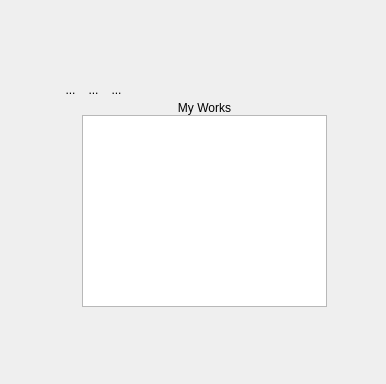
<?xml version="1.0" encoding="UTF-8"?>
<ui version="4.0">
 <class>MainWindow</class>
 <widget class="QMainWindow" name="MainWindow">
  <property name="geometry">
   <rect>
    <x>0</x>
    <y>0</y>
    <width>386</width>
    <height>384</height>
   </rect>
  </property>
  <property name="windowTitle">
   <string>MainWindow</string>
  </property>
  <property name="autoFillBackground">
   <bool>false</bool>
  </property>
  <property name="styleSheet">
   <string notr="true">QWidget#wgt_base
{
border-image: url(:/images/images/Note.png) 0 0 0 0 stretch stretch;
}

QWidget
{
background-color: &quot;transparent&quot;;

}

QToolButton
{
        background-color: transparent;
        border:2px solid transparent;
        border-radius: 5px;
}

QToolButton::hover
{
background-color:transparent;
border:1px solid rgb(204, 0, 0);
border-radius: 5px;
}
QToolButton::pressed
{
background-color: rgb(243, 246, 97,127);
border:1px solid rgb(164, 0, 0);
border-radius: 5px;
}

</string>
  </property>
  <widget class="QWidget" name="centralwidget">
   <property name="autoFillBackground">
    <bool>false</bool>
   </property>
   <layout class="QGridLayout" name="gridLayout">
    <property name="leftMargin">
     <number>0</number>
    </property>
    <property name="topMargin">
     <number>0</number>
    </property>
    <property name="rightMargin">
     <number>0</number>
    </property>
    <property name="bottomMargin">
     <number>0</number>
    </property>
    <property name="spacing">
     <number>0</number>
    </property>
    <item row="0" column="0">
     <widget class="QWidget" name="wgt_base" native="true">
      <property name="autoFillBackground">
       <bool>false</bool>
      </property>
      <property name="styleSheet">
       <string notr="true"/>
      </property>
      <layout class="QGridLayout" name="gridLayout_2">
       <property name="leftMargin">
        <number>0</number>
       </property>
       <property name="topMargin">
        <number>0</number>
       </property>
       <property name="rightMargin">
        <number>0</number>
       </property>
       <property name="bottomMargin">
        <number>0</number>
       </property>
       <property name="spacing">
        <number>0</number>
       </property>
       <item row="1" column="4">
        <widget class="QToolButton" name="toolButton">
         <property name="text">
          <string>...</string>
         </property>
        </widget>
       </item>
       <item row="1" column="11">
        <spacer name="horizontalSpacer_4">
         <property name="orientation">
          <enum>Qt::Horizontal</enum>
         </property>
         <property name="sizeHint" stdset="0">
          <size>
           <width>40</width>
           <height>20</height>
          </size>
         </property>
        </spacer>
       </item>
       <item row="4" column="1" colspan="8">
        <spacer name="verticalSpacer">
         <property name="orientation">
          <enum>Qt::Vertical</enum>
         </property>
         <property name="sizeHint" stdset="0">
          <size>
           <width>20</width>
           <height>40</height>
          </size>
         </property>
        </spacer>
       </item>
       <item row="1" column="6">
        <spacer name="horizontalSpacer_5">
         <property name="orientation">
          <enum>Qt::Horizontal</enum>
         </property>
         <property name="sizeHint" stdset="0">
          <size>
           <width>40</width>
           <height>20</height>
          </size>
         </property>
        </spacer>
       </item>
       <item row="2" column="11" rowspan="2">
        <spacer name="horizontalSpacer">
         <property name="orientation">
          <enum>Qt::Horizontal</enum>
         </property>
         <property name="sizeHint" stdset="0">
          <size>
           <width>40</width>
           <height>20</height>
          </size>
         </property>
        </spacer>
       </item>
       <item row="2" column="4" colspan="6">
        <widget class="QLabel" name="label">
         <property name="styleSheet">
          <string notr="true">border:none;</string>
         </property>
         <property name="text">
          <string>My Works</string>
         </property>
         <property name="alignment">
          <set>Qt::AlignCenter</set>
         </property>
        </widget>
       </item>
       <item row="3" column="4" colspan="6">
        <widget class="QTextEdit" name="textEdit"/>
       </item>
       <item row="1" column="2">
        <spacer name="horizontalSpacer_6">
         <property name="orientation">
          <enum>Qt::Horizontal</enum>
         </property>
         <property name="sizeHint" stdset="0">
          <size>
           <width>40</width>
           <height>20</height>
          </size>
         </property>
        </spacer>
       </item>
       <item row="1" column="10">
        <spacer name="horizontalSpacer_7">
         <property name="orientation">
          <enum>Qt::Horizontal</enum>
         </property>
         <property name="sizeHint" stdset="0">
          <size>
           <width>40</width>
           <height>20</height>
          </size>
         </property>
        </spacer>
       </item>
       <item row="0" column="4" colspan="5">
        <spacer name="verticalSpacer_2">
         <property name="orientation">
          <enum>Qt::Vertical</enum>
         </property>
         <property name="sizeHint" stdset="0">
          <size>
           <width>20</width>
           <height>40</height>
          </size>
         </property>
        </spacer>
       </item>
       <item row="1" column="9">
        <widget class="QToolButton" name="pb_close">
         <property name="toolTip">
          <string>&lt;html&gt;&lt;head/&gt;&lt;body&gt;&lt;p&gt;Close&lt;/p&gt;&lt;/body&gt;&lt;/html&gt;</string>
         </property>
         <property name="text">
          <string/>
         </property>
         <property name="icon">
          <iconset resource="resources.qrc">
           <normaloff>:/images/images/close.svg</normaloff>:/images/images/close.svg</iconset>
         </property>
         <property name="autoRaise">
          <bool>true</bool>
         </property>
        </widget>
       </item>
       <item row="1" column="3">
        <widget class="QToolButton" name="toolButton_2">
         <property name="text">
          <string>...</string>
         </property>
        </widget>
       </item>
       <item row="2" column="0" rowspan="2">
        <spacer name="horizontalSpacer_2">
         <property name="orientation">
          <enum>Qt::Horizontal</enum>
         </property>
         <property name="sizeHint" stdset="0">
          <size>
           <width>40</width>
           <height>20</height>
          </size>
         </property>
        </spacer>
       </item>
       <item row="1" column="8">
        <widget class="QToolButton" name="pb_minimize">
         <property name="toolTip">
          <string>&lt;html&gt;&lt;head/&gt;&lt;body&gt;&lt;p&gt;Minimize&lt;/p&gt;&lt;/body&gt;&lt;/html&gt;</string>
         </property>
         <property name="text">
          <string/>
         </property>
         <property name="icon">
          <iconset resource="resources.qrc">
           <normaloff>:/images/images/minimize.svg</normaloff>:/images/images/minimize.svg</iconset>
         </property>
         <property name="autoRaise">
          <bool>true</bool>
         </property>
        </widget>
       </item>
       <item row="1" column="0" colspan="2">
        <spacer name="horizontalSpacer_3">
         <property name="orientation">
          <enum>Qt::Horizontal</enum>
         </property>
         <property name="sizeHint" stdset="0">
          <size>
           <width>40</width>
           <height>20</height>
          </size>
         </property>
        </spacer>
       </item>
       <item row="1" column="7">
        <widget class="QToolButton" name="tb_Setting">
         <property name="toolTip">
          <string>&lt;html&gt;&lt;head/&gt;&lt;body&gt;&lt;p&gt;Settings&lt;/p&gt;&lt;/body&gt;&lt;/html&gt;</string>
         </property>
         <property name="text">
          <string/>
         </property>
         <property name="icon">
          <iconset resource="resources.qrc">
           <normaloff>:/images/images/setting.svg</normaloff>:/images/images/setting.svg</iconset>
         </property>
        </widget>
       </item>
       <item row="1" column="5">
        <widget class="QToolButton" name="toolButton_3">
         <property name="text">
          <string>...</string>
         </property>
        </widget>
       </item>
      </layout>
     </widget>
    </item>
   </layout>
  </widget>
 </widget>
 <resources>
  <include location="resources.qrc"/>
 </resources>
 <connections/>
</ui>
